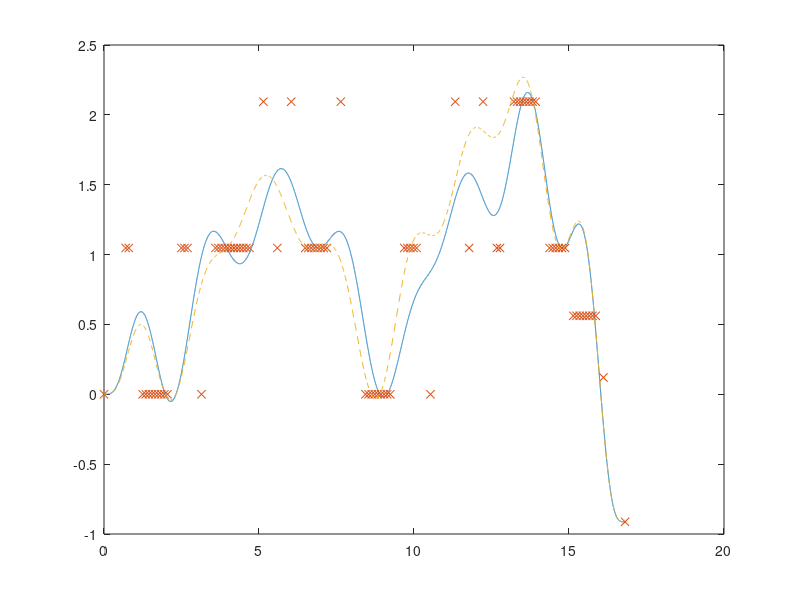

Here is the MATLAB script that generated this plot:
clear
close all

% 前端采样点
initroutewithtime = importdata("initroutewithtime.txt");
frondend_num = size(initroutewithtime, 1)-2;
% 前端传到后端的点
originroute = importdata("originroute.txt");
niheroute = importdata("niheroute.txt");

% 获得M矩阵
piece_num = size(originroute, 1)-1;
t = originroute(2,1);
M = zeros(8*piece_num,8*piece_num);
M(1:4,1:8) = [1 0 0 0 0 0 0 0; 0 1 0 0 0 0 0 0 ;0 0 2 0 0 0 0 0 ;0 0 0 6 0 0 0 0];

M_part = [1,t,t^2,t^3,t^4,t^5,t^6,t^7;
          1,t,t^2,t^3,t^4,t^5,t^6,t^7;
          0,1,2*t,3*t^2,4*t^3,5*t^4,6*t^5,7*t^6;
          0,0,2,6*t,12*t^2,20*t^3,30*t^4,42*t^5;
          0,0,0,6,24*t,60*t^2,120*t^3,210*t^4;
          0,0,0,0,24,120*t,360*t^2,840*t^3;
          0,0,0,0,0,120,720*t,2520*t^2;
          0,0,0,0,0,0,720,5040*t];
for i=1:piece_num-1
    % E
    M(5+8*(i-1):12+8*(i-1),1+8*(i-1):8+8*(i-1)) = M_part;
    % F
    M(5+8*(i-1):12+8*(i-1),9+8*(i-1):16+8*(i-1)) = [0,0,0,0,0,0,0,0;
                                                  -1,0,0,0,0,0,0,0;
                                                  0,-1,0,0,0,0,0,0;
                                                  0,0,-2,0,0,0,0,0;
                                                  0,0,0,-6,0,0,0,0;
                                                  0,0,0,0,-24,0,0,0;
                                                  0,0,0,0,0,-120,0,0;
                                                  0,0,0,0,0,0,-720,0];
end
M(end-3:end,end-7:end) = [M_part(2,:);M_part(3,:);M_part(4,:);M_part(5,:)];

M_inv = inv(M);

B = zeros(8*piece_num, piece_num);
B(1, piece_num) = originroute(1,2);
for i=1:piece_num-1
   B(4+8*(i-1)+1, i) = 1; 
end
B(5+8*(piece_num-1), piece_num) = originroute(end,2);

beta = zeros(frondend_num, 8*piece_num);
for i=2:frondend_num-1
    index = floor(initroutewithtime(i,3)/t);
    beta(i, 8*index+1:8*index+8) = M_part(1,:);
end

% 定义最小二乘问题
A = beta * M_inv * B;
A11  = A(:,1:end-1);
A12  = A(:,end);
c = -A12 + initroutewithtime(2:end-1, 1);

overline_b = A11\c;

% 获得最新的曲线
b = zeros(8*piece_num,1);
b(1:4,:) = [originroute(1,2);0;0;0];
for i=1:piece_num-1
    b(5+8*(i-1):12+8*(i-1),:) = [overline_b(i);0;0;0;0;0;0;0];
end
b(end-3:end,:) = [originroute(end,2);0;0;0];
c = M_inv * b;

theta = [];
for ttt = 0:0.001:originroute(end, 1)
   index = min([floor(ttt/t), piece_num-1]);
   index_t = ttt-index*t;
   betat = [1,index_t,index_t^2,index_t^3,index_t^4,index_t^5,index_t^6,index_t^7];
   theta = [theta;betat * c(8*index+1:8*index+8)];
end

plot(0:0.001:originroute(end, 1), theta);
hold on 
plot(initroutewithtime(:,3), initroutewithtime(:,1),'x');
plot(niheroute(:,1),niheroute(:,2),'--');